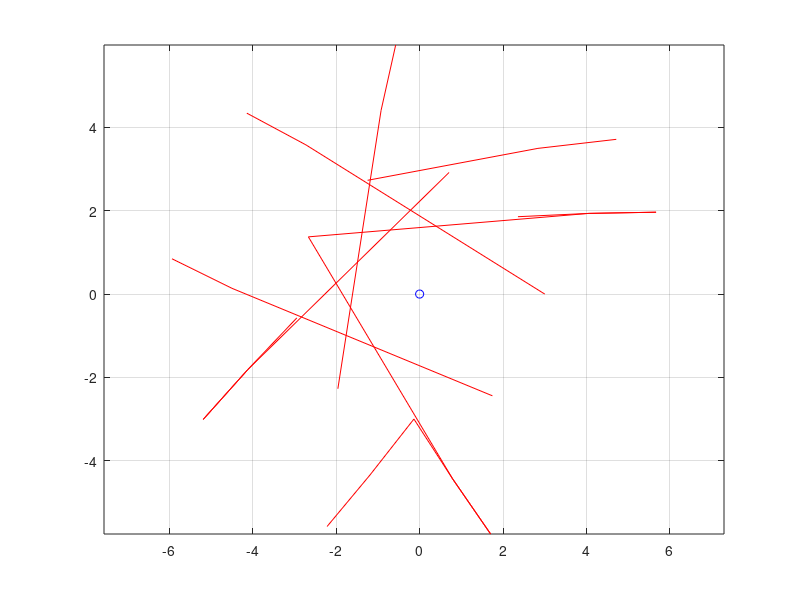

Write MATLAB code to recreate this figure.
close all; clear all; clc;

disp('start...');

nd = 3;
sc = 1.0;
r1 = nd*sc;
r2 = nd*(sc+0.5);
r3 = nd*(sc+0.5+0.5);
dCirc = 2.0;

disp('generating points...');
tripletsX = [];
tripletsY = [];
cnt = 0;
for o1 = 0 : dCirc : 2*pi*r1-dCirc,
	%o1 = o1 + dCirc;
	a1 = o1/r1;
	%disp(a1);
	for o2 = 0 : dCirc : 2*pi*r2-dCirc,
		%o2 = o2 + dCirc;
		a2 = o2/r2;
			for o3 = 0 : dCirc : 2*pi*r3-dCirc,
				%o3 = o3 + dCirc;
				a3 = o3/r3;
				cnt = cnt + 1;	
				tripletsX = [tripletsX; r1*cos(a1), r2*cos(a2), r3*cos(a3)];
				tripletsY = [tripletsY; r1*sin(a1), r2*sin(a2), r3*sin(a3)];
			end
	end
end
disp('total:');
disp(cnt);

%figure;
%plot(0, 0, 'bo'); grid on; axis equal; hold on;
%for i = 1 : 1 : size(tripletsX, 1),
%	plot(tripletsX(i,:), tripletsY(i,:), 'ro');
%end

disp(' calculate scores.. ');

A = zeros(size(tripletsX, 1), 1);
B = zeros(size(tripletsX, 1), 1);

for i = 1 : 1 : size(tripletsX, 1),
	x21 = tripletsX(i, 2) - tripletsX(i, 1);
	x32 = tripletsX(i, 3) - tripletsX(i, 2);
	y21 = tripletsY(i, 2) - tripletsY(i, 1);		
	y32 = tripletsY(i, 3) - tripletsY(i, 2);	
	A(i) = (x21*x32+y21*y32)/(sqrt(x21^2+y21^2)*sqrt(x32^2+y32^2)); % cos
	A(i) = 0.5*(A(i)+1);
	x10 = tripletsX(i, 1) - 0;
	x31 = tripletsX(i, 3) - tripletsX(i, 1);
	y10 = tripletsY(i, 1) - 0;
	y31 = tripletsY(i, 3) - tripletsY(i, 1);
	B(i) = (x10*x31+y10*y31)/(sqrt(x10^2+y10^2)*sqrt(x31^2+y31^2)); % cos
	B(i) = 0.5*(B(i)+1);	
end

C = A;
%C = A.*B;

[Csorted, Isorted] = sort(C, 'descend'); %descend


figure;
plot(0, 0, 'bo'); grid on; axis equal; hold on;
for i = 10 : 1 : 20,
	plot(tripletsX(Isorted(i),:), tripletsY(Isorted(i),:), 'r-');
end


